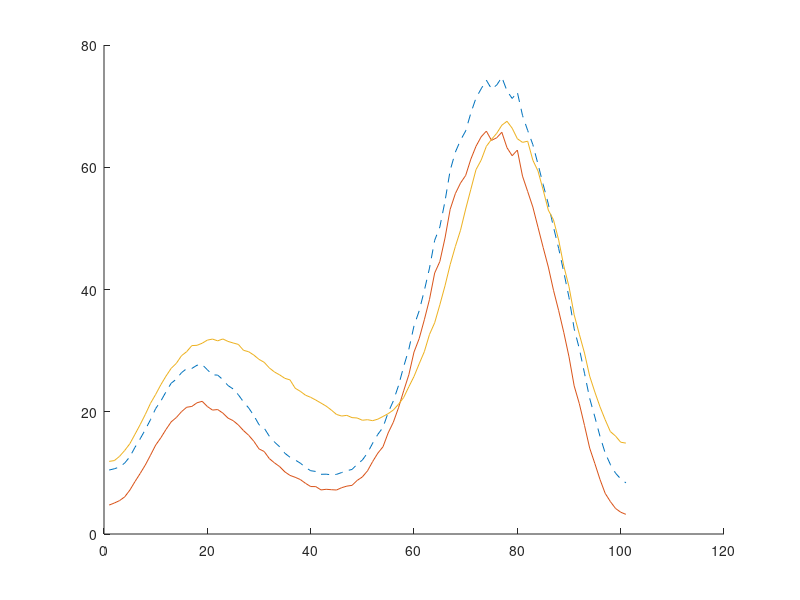

MATLAB code to generate this figure:
% Written by Jose Manuel Matsuda 10150406
% I verify that this is of my own work

%https://www.mathworks.com/matlabcentral/fileexchange/24322-principal-component-analysis--pca--in-matlab/content/pca.m
function [] = a2()
%For me, make sure you are in Z: Desktop so you can load these files, or
%just copy the dat files to wherever the default to this thing is
load('z1.dat'); % This is 1a, already in matrix
load('z2.dat');
[evalvec,meanvec,evecmat] =  pcaprelim(z1); % Perform PCA and put em into variables
% 
% new_data = evalvec?
% step 2 is pcaaprox
%determine how many principal components are needed to capture most of
%variaton from mean signal (try with 5?)
% [approxcomp,approxvec]=pcaapprox(new_data,approxnum,meanvec,evecmat);
% must obtain co-ords of data points in direction of eigen vectors

% Using data signal 1, approxnum 2, and the data from pcaprelim
[approxcomp, approxvec] = pcaapprox(z2(:,21),2,meanvec,evecmat);
hold all % Used to plot on same chart
plot(approxvec,'--'); % Our approximation represented by dotted line reconstructed
plot(meanvec);
plot(z2(:,21));
% TODO, calculate the reconstruction errors
% Taking code from the Professor's notes
% http://research.cs.queensu.ca/~cisc271/pdf/class18.pdf

function [evalvec, meanvec, evecmat] = pcaprelim(Z)
% FUNCTION [EVALVEC, MEANVEC, EVECMAT] = PCAPRELIM(Z_DATA)
% performs the preliminary Principal Components Analysis
% (PCA) of A, a matrix in which the data are
% represented as columns. 
% PCAPRELIM returns:
% EVALVEC - eigenvalues of the PCA, sorted in decreasing order
%   holds most covariance
% MEANVEC - the mean vector of the initial data
%   
% EVECMAT - the eigenvectors of the PCA, as column vectors
%  ^ is 1e 
% Find the mean vector and form it into a matrix
[m,n] = size(Z); % M is the row size, n is the column size 
meanvec = mean(Z,2); %1b mean signal
% Takes the mean of each of the rows and puts it into a vector 
M = meanvec*ones(1,n); %1b mean matrix 
% Makes the vector a 101*30 matrix (same size as og) 

% Find the difference matrix and the covariance matrix
D = Z - M; % Difference matrix, Original - step b

% The co-variance matrix - step c
C=D*D'/(m-1); 

% Find the eigenvectors as a matrix and
% the eigenvalues as a vector step d
[Vvecs, Vvals] = eig(C); 
% ^ is Diagonal matrix Vvals of eigenvalues
% and matrix Vvecs whose columns are corresponding right eigenvec
% so that C*Vvecs = Vvecs*Vvals
% Calculating the co-effs of the principal components and their respective
% eigenfunctions from the co-variance mat
% Vvecs has the co-effs for principal components

% Diag elements of D store the variance of respective principal components
Vdiag = diag(Vvals); 
% Creates a single column containing the eigenvalues on the diagonal from Vvals

% Sort eigenvals from largest to smallest
[temp, Vval_index] = sort(Vdiag, 1, 'descend'); 

% Sort the original decomposition into the return variables
evalvec = Vdiag(Vval_index); %Eigenvalues of the PCA (aka covariance)
% that which capture the most variance 1-e

evecmat = Vvecs(:, Vval_index); % The Vval_index column of Vvecs
% Creates a matrix based off Vvecs using the columns values in Vval_index
% Eigenvecs of PCA as col vects (aka covariance)  1-e

% SELECTING A VALUE K BASED ON THE EIGENVALUES? start off with 5? lmao


%Again from the class notes

function [approxcomp,approxvec] = pcaapprox(new_data,approxnum,meanvec,evecmat)
% approximates new data based on a Principal Components Analysis
% (PCA) of initial data. Inputs are:
% NEW_DATA - a column vector to be approximated -> the column whose data
% will be used to plot it? use any of the columns of z1 say z1(:,3) the
% third column

% APPROXNUM - a scalar giving the order of the approximation 
    %should this just be 2 or 3?
% MEANVEC - the PCA mean vector (from PCAPRELIM)
    % use this to plot against? so you can see the difference? ie) the OG
% EVECMAT - the eigenvectors of the PCA(from PCAPRELIM)
%
% Return values are:
% APPROXCOMP - the components as a row vector of scalars
% APPROXVEC - the approximation of the new data as a vector
% Set up the return values

%Difference vector 
diffvec = new_data - meanvec;

approxcomp = zeros(approxnum, 1); 
% zeroes matrix with approxnum rows and 1 column
approxvec = meanvec; % The PCA mean vector from pcaprelim

% Loop through the eigenvectors, finding the components
% and building the approximation
for i=1:approxnum % From 1 to number of rows
evec = evecmat(:,i);
beta = dot(diffvec, evec);
approxcomp(i,1) = beta; % 2c
approxvec = approxvec + beta*evec; % 2d
end

%Plotting the mean signals, principal components, and reconstruction errors
%Dont plot all 60 signals, 